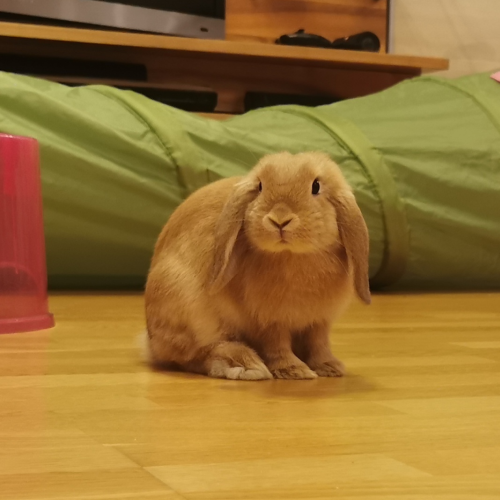
#> input picture Classwork/Classwork5/Lecture_07_willy.png, 500 x 500 px
$ python Lecture_07_kmeans.py
#> lines starting #> are read from the running program, lines starting #| are printed output that depends on the picture
from PIL import Image
import numpy as np
import matplotlib.pyplot as plt
import pandas as pd
from sklearn.cluster import KMeans

# [39 lines of commented-out code are left out]

### Image Segmentation

img = Image.open('./Lecture_07_willy.png')
#> img is the input picture: PIL image 500x500 RGB; mean R, G, B 151, 114.8, 51.6
img = img.resize((256, 256))
#> img: PIL image 256x256 RGB
plt.imshow(img)
plt.show()

# convert the image to a numpy array
pixels = np.array(img)
pixels = pixels.reshape(-1, 3)
# [13 lines of commented-out code are left out]
kmeans = KMeans(n_clusters=10, n_init=10, max_iter=300).fit(pixels)
labels = kmeans.labels_
labels = labels.reshape((256, 256))
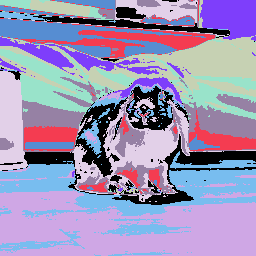
#> labels: shape (256, 256) int32; 10 distinct labels, from 0 to 9; one colour per label, 0 black
new_pixels = kmeans.cluster_centers_[labels]
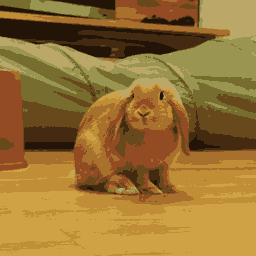
#> new_pixels: shape (256, 256, 3) float64; mean of channels 0, 1, 2 151, 114.7, 51.5; drawn as R, G, B
new_img = Image.fromarray(new_pixels.astype('uint8'))
plt.imshow(new_img)
plt.show()
